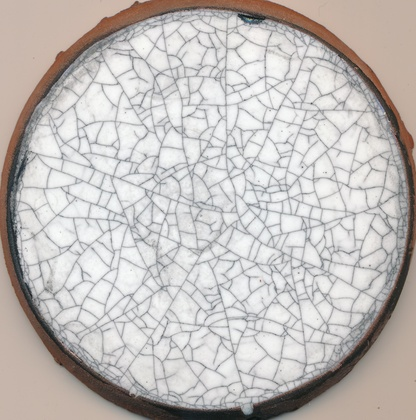
%> input picture input_images/smallDisks/sun2.jpg, 416 x 420 px, shrunk from 2141 x 2161 before the run
$ octave script.m   (GNU Octave 9; MATLAB toolbox functions it lacks are replaced by stand-ins)
%> lines starting %> are read from the running program, lines starting %| are printed output that depends on the picture
### matlab/binomialFilter1D.m
function filter = binomialFilter1D( filterSize )
% Find the binomical filter of 1-Dim by convolution [1,1]

filter = [1,1];
for i = 1 : filterSize - 2
    filter = conv(filter, [1,1]);
end
sumOfFilter = sum(filter);
filter = filter./sumOfFilter;

end

### matlab/GaussianPyramid.m
function [pyr, filter] = GaussianPyramid(im, maxLevels, filterSize)
% Creates Gaussian Pyramid of a given image
%   INPUT:
% im - a grayscale image with double values in [0,1]
% maxLevels - the maximal number of levels in the resulting pyramid
% filterSize - the size of the Gaussian filter
%   OUTPUT:
% pyr - is the resulting pyramid as a column cell array with maximum of maxLevels cells of grayscale images
% filter - is 1D-row of size filterSize used for the pyramid construction, normalized

MIN_RES = 16;
im = double(im);

% assume filterSize is odd
filter = binomialFilter1D(filterSize);

pyr(1) = {im};

level = 2;
imS = im;
while ( level <= maxLevels )
    %Blur
    imS = conv2(imS, filter, 'same');
    imS = conv2(imS, filter', 'same');
    % take only second pixel
    imS = imS(1:2:end,1:2:end);

    [m,n] = size(imS);
    % check minimal resolution
    if( min(m,n) < MIN_RES)
        break;
    end

    %update pyramid of G
    pyr(level) = {imS};
    level = level +1;
end

pyr = pyr';
end

### matlab/script.m
%script

im = imread('images\NewTiles\sun2.jpg'); % 'images\tileNaama.jpg');
%> im is the input picture: size 420x416x3 uint8; mean R, G, B 194.2, 189.2, 186.5
im = im(1:end,1:end,1:3);
im = rgb2gray(im);
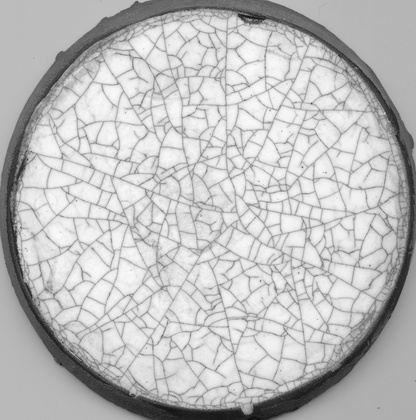
%> im: size 420x416 uint8; min 15, max 252, mean 190.4
im = (double(im)./255);
%> im: size 420x416 double

% pyr{1} = original image
%pyr{"end-index"} = smallest image and the most "smoothed"..
[pyr, filter] = GaussianPyramid(im, 4, 3);
%> the loop in GaussianPyramid, `while ( level <= maxLevels )` made 3 passes
%> pass 1, in GaussianPyramid, `imS = imS(1:2:end,1:2:end);`:
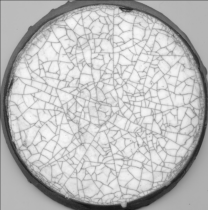
%> imS: size 210x208 double; min 0.0757, max 0.975, mean 0.745
%> after the loop in GaussianPyramid, `while ( level <= maxLevels )`:
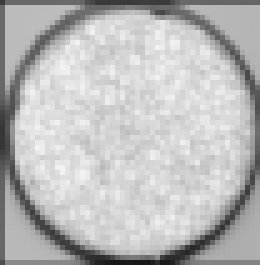
%> imS: size 53x52 double (shown 5 times larger); min 0.091, max 0.954, mean 0.733
%> after the loop in GaussianPyramid, `while ( level <= maxLevels )`: level = 5; pyr = 4 items
%> pyr = 4 items; filter = [0.25 0.5 0.25]
pyrLastIdx = 2; %size(pyr,1); % check levels

%local work: patch by patch
[R,C] = size(im);
%> R = 420; C = 416
%> the run ends on the next line
newImPyr = ones(R,C);
newImQuantized = ones(R-1,C-1);
jump = 60;

for r = 1:jump:R-1
    for c = 1:jump:C-1
        Sr = r;
        Er =min( r+jump-1,R);
        Sc = c;
        Ec = min(c+jump-1,C);
        imS = im( Sr:Er, Sc:Ec);

        patchMean = mean(imS(:));
        if patchMean < 0.8 % strong lines
            sr = ceil(Sr/4);
            er = ceil(Er/4);
            sc = ceil(Sc/4);
            ec = ceil(Ec/4);
            [imQuantTmp, ~] = quantizeImage(pyr{3}(sr:er,sc:ec), 2, 4);

$ run again, with input_images/smallDisks/sun1.jpg copied over input_images/smallDisks/sun2.jpg
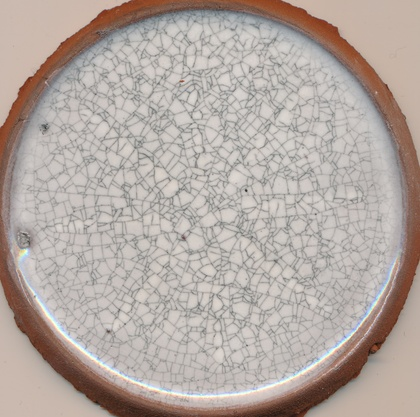
%> input picture input_images/smallDisks/sun1.jpg, 420 x 417 px, shrunk from 2125 x 2109 before the run
%> im is the input picture: size 417x420x3 uint8; mean R, G, B 179.6, 168.6, 162.4
%> `im = rgb2gray(im);`:
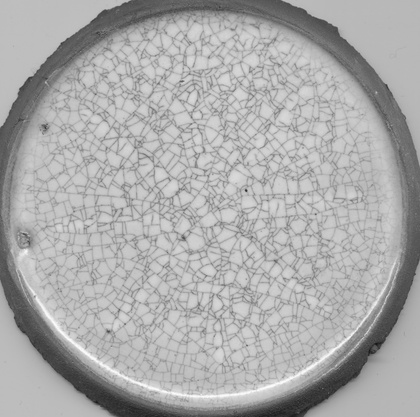
%> im: size 417x420 uint8; min 22, max 253, mean 171.1
%> after the loop in GaussianPyramid, `while ( level <= maxLevels )`:
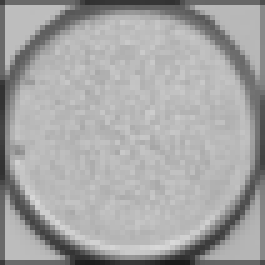
%> imS: size 53x53 double (shown 5 times larger); min 0.095, max 0.852, mean 0.652
%> after the loop in GaussianPyramid, `while ( level <= maxLevels )`: level = 5; pyr = 4 items
%> `[pyr, filter] = GaussianPyramid(im, 4, 3);`: filter = [0.25 0.5 0.25]

$ run again, with input_images/smallDisks/Circle1_CracksOnly.jpg copied over input_images/smallDisks/sun2.jpg
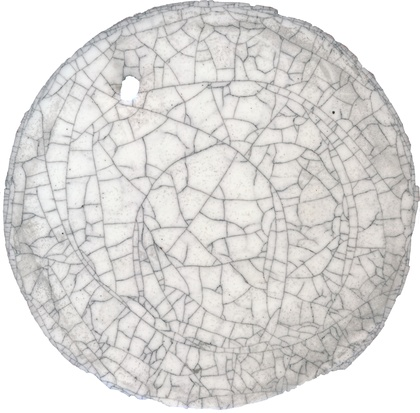
%> input picture input_images/smallDisks/Circle1_CracksOnly.jpg, 420 x 413 px, shrunk from 2065 x 2030 before the run
%> im is the input picture: size 413x420x3 uint8; mean R, G, B 219.6, 218, 216.1
%> the loop in GaussianPyramid, `while ( level <= maxLevels )` made 3 passes
%> pass 1, in GaussianPyramid, `imS = imS(1:2:end,1:2:end);`:
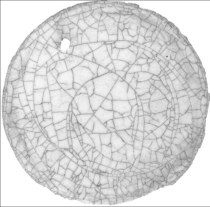
%> imS: size 207x210 double; min 0.516, max 1, mean 0.853
%> after the loop in GaussianPyramid, `while ( level <= maxLevels )`:
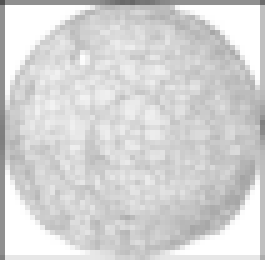
%> imS: size 52x53 double (shown 5 times larger); min 0.316, max 1, mean 0.835
%> after the loop in GaussianPyramid, `while ( level <= maxLevels )`: level = 5; pyr = 4 items
%> `[pyr, filter] = GaussianPyramid(im, 4, 3);`: filter = [0.25 0.5 0.25]

$ run again, with input_images/smallDisks/Sun1_CracksOnly.jpg copied over input_images/smallDisks/sun2.jpg
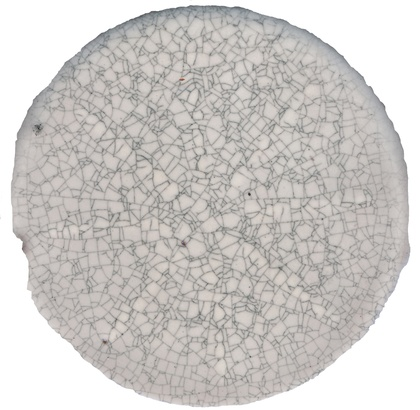
%> input picture input_images/smallDisks/Sun1_CracksOnly.jpg, 420 x 410 px, shrunk from 2026 x 1978 before the run
%> im is the input picture: size 410x420x3 uint8; mean R, G, B 205.6, 202.6, 200
%> the loop in GaussianPyramid, `while ( level <= maxLevels )` made 3 passes
%> pass 1, in GaussianPyramid, `imS = imS(1:2:end,1:2:end);`:
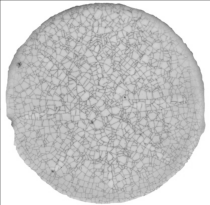
%> imS: size 205x210 double; min 0.331, max 1, mean 0.794
%> after the loop in GaussianPyramid, `while ( level <= maxLevels )`:
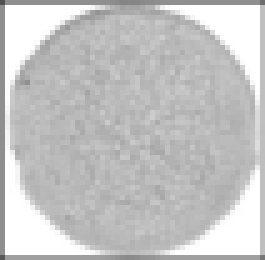
%> imS: size 52x53 double (shown 5 times larger); min 0.316, max 1, mean 0.773
%> after the loop in GaussianPyramid, `while ( level <= maxLevels )`: level = 5; pyr = 4 items
%> `[pyr, filter] = GaussianPyramid(im, 4, 3);`: filter = [0.25 0.5 0.25]
